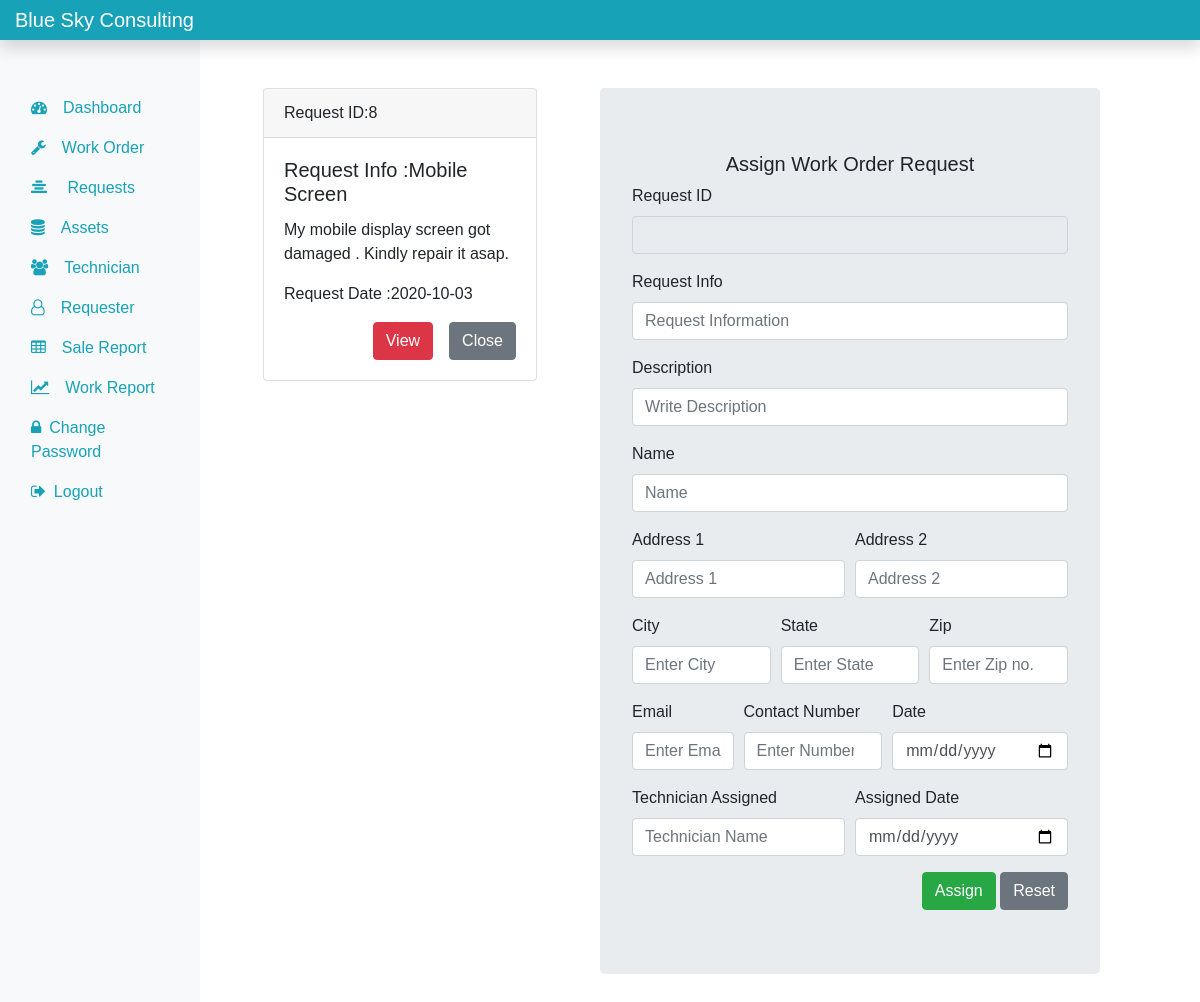
Page /admin/request.php (signed in) on the committed database.
### tables this page shows
CREATE TABLE `submit_req` (
  `requester_id` int(12) NOT NULL,
  `req_info` text NOT NULL,
  `req_desc` text NOT NULL,
  `req_name` text NOT NULL,
  `req_add1` text NOT NULL,
  `req_add2` text NOT NULL,
  `city` text NOT NULL,
  `state` text NOT NULL,
  `zip` int(7) NOT NULL,
  `req_email` varchar(20) NOT NULL,
  `contact_no` bigint(11) NOT NULL,
  `r_date` date NOT NULL
);

### admin/request.php (the view, shortened to what this page needs)
<?php
 include('includes/header.php');
 include('../requester/dbcon.php');
?>
  <div class="col-sm-4">
    <?php
     $sql = "SELECT requester_id, req_info , req_desc , r_date FROM submit_req";
     $result = $conn->query($sql);
     if($result->num_rows > 0){
         while($row = $result->fetch_assoc()){
             echo '<div class="card mt-5 mx-5">';
             echo '<div class="card-header">';
              echo 'Request ID:'.$row['requester_id'];
              echo '</div>';
              echo '<div class="card-body">';
              echo '<h5 class="card-title">Request Info :'.$row['req_info'].'</h5 >';
              echo '<p class="card-text">'.$row['req_desc'].'</p>';
              echo '<p class="card-text">Request Date :'.$row['r_date'].'</p>';
              echo '<div class="float-right">';
              echo '<form action="" method="POST"> <input type="hidden" name="id" value='. $row["requester_id"] .'><input type="submit" class="btn btn-danger mr-3" name="view" value="View"><input type="submit" class="btn btn-secondary" name="close" value="Close"></form>';
              echo '</div>';
              echo'</div>';
              echo '</div>';
         }
     }
    ?>
   </div>
<?php
 include('assignworkform.php');
 include('includes/footer.php');
?>

### css/style.css (style rules this page uses)
* { padding: 0px; margin: 0px; font-family : 'Ubuntu', sans-serif; }

### rows in the picture
submit_req: requester_id "8", req_info "Mobile Screen", req_desc "My mobile display screen got damaged . Kindly repair it asap.", r_date "2020-10-03"
